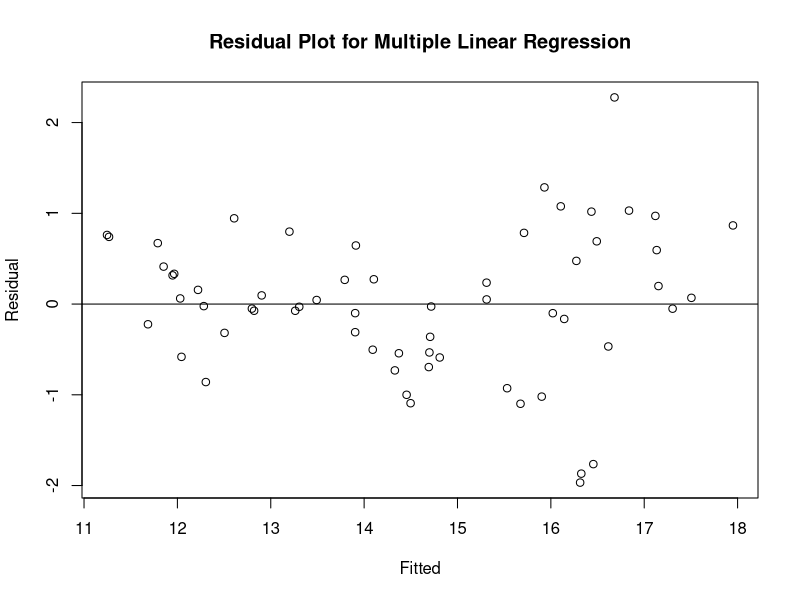
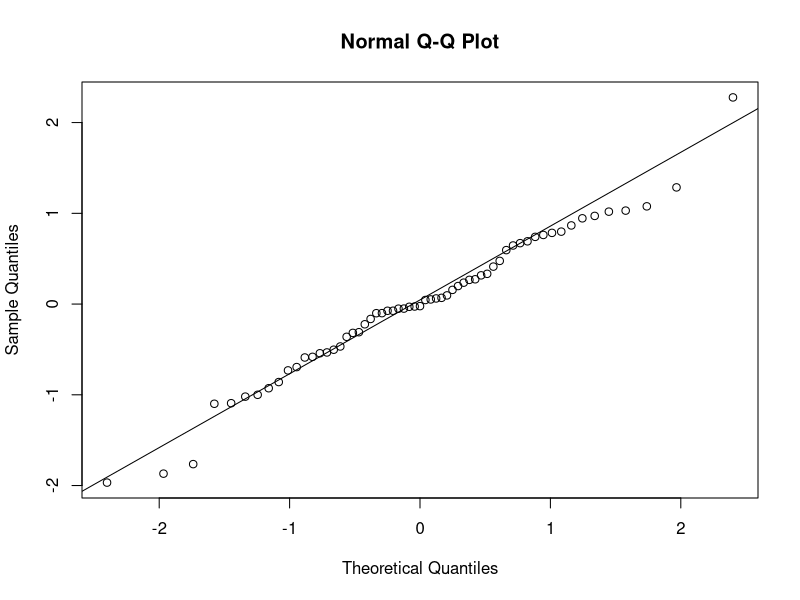
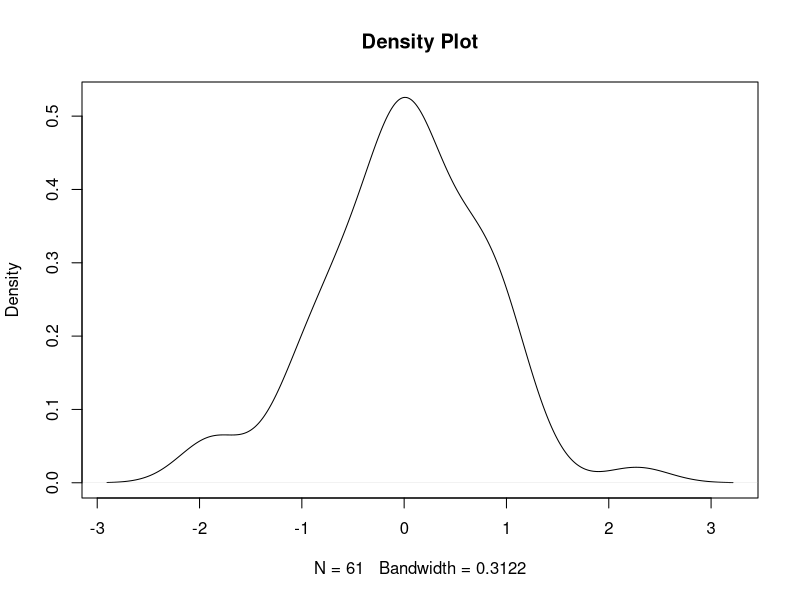

These charts were generated, in order, by the following R code:
setwd("/Users/jordan.Mac/Desktop/college/clarkson/fall23/stats_project") # change this
cat("\f") # clean console
rm(list = ls()) # clean environment

# read the data
df <- read.csv("fighterjetcosts.csv")

#df$vs <- factor(df$vs)
# multiple linear regression
fit_mlr <- lm(FlyawayCost ~ Thrust + Climb + MTOW, data = df)

# print the summary of the regression model
print(summary(fit_mlr))

# summary of 2nd regression model (thrust and FFD only)
fit_mlr2 <- lm(FlyawayCost ~ Thrust + FFD, data = df)
print(summary(fit_mlr2))


res <- resid(fit_mlr)
plot(fitted(fit_mlr), res, main = "Residual Plot for Multiple Linear Regression",
     xlab = "Fitted", ylab = "Residual")
abline(0,0) # horizontal line at (0,0)

qqnorm(res) # make a Q-Q plot
qqline(res) # add diagonal line

plot(density(res), main="Density Plot") # density plot to verify ~N
